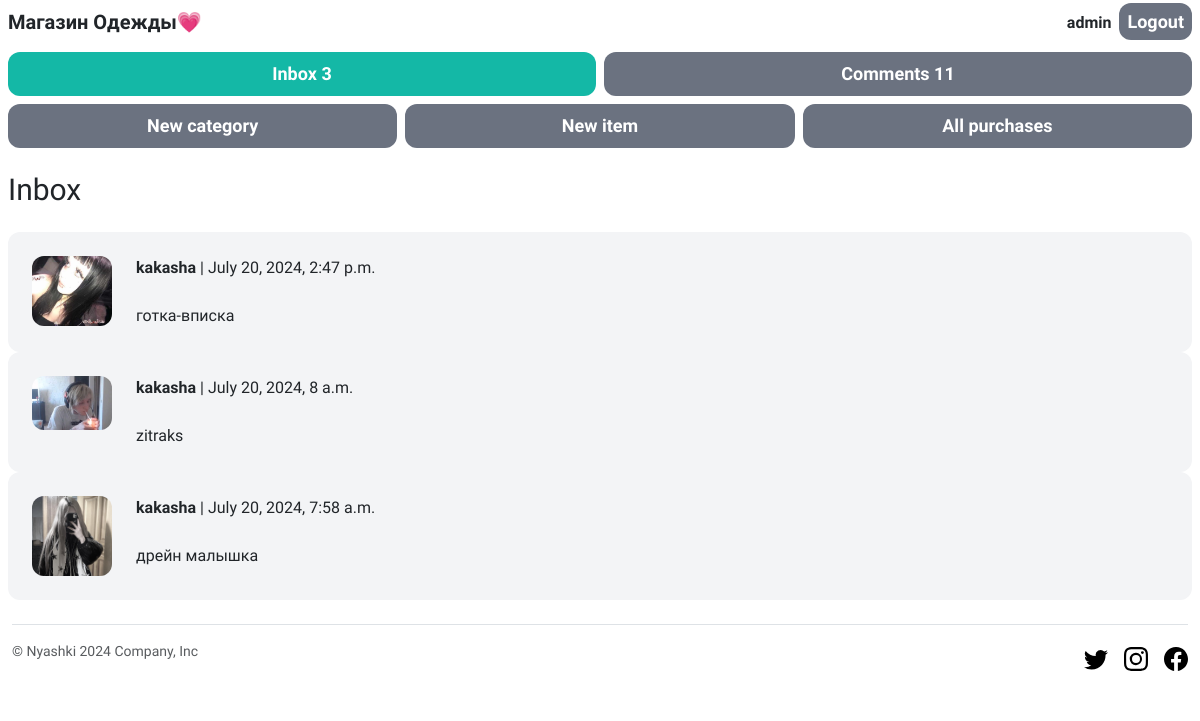
/inbox/ (signed in), run on an earlier commit of the app's database.
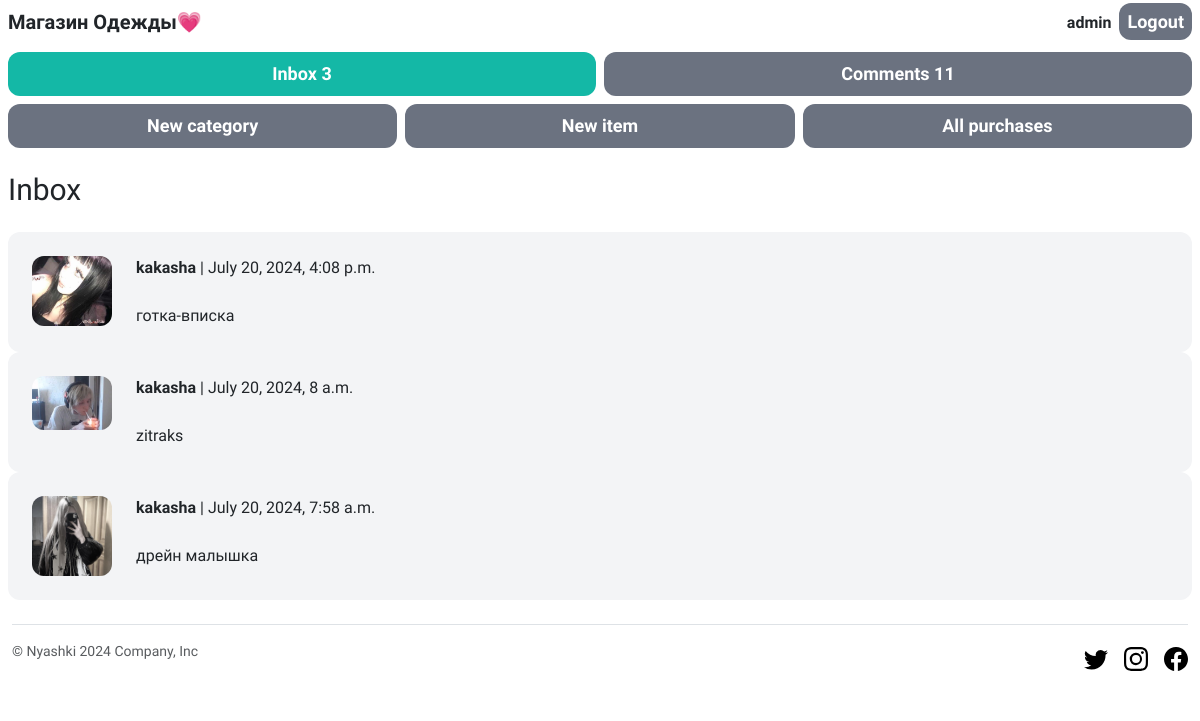
And on a later commit of the database.
### item/models.py (models this page shows, shortened)
class Comment(models.Model):
    user = models.ForeignKey(User, related_name='comments', on_delete=models.CASCADE)
    description = models.TextField()
    created_at = models.DateTimeField()
    class Meta:
        ordering = ('-created_at',)

class Item(models.Model):
    category = models.ForeignKey(Category, related_name='items', on_delete=models.CASCADE)
    name = models.CharField(max_length=255)
    description = models.TextField(blank=True, null=True)
    price = models.FloatField()
    image = models.ImageField(upload_to='item_images', blank=True, null=True)
    is_sold = models.BooleanField(default=False)
    created_at = models.DateTimeField(auto_now_add=True)
    users = models.ManyToManyField(User, related_name='items', blank=True)
    gender = models.CharField(max_length=1, choices=gender_choice)
    comments = models.ManyToManyField(Comment)

### conversation/models.py (models this page shows)
class Conversation(models.Model):
    item = models.ForeignKey(Item, related_name='conversations', on_delete=models.CASCADE)
    members = models.ManyToManyField(User, related_name='conversations')
    created_at = models.DateTimeField(auto_now_add=True)
    modified_at = models.DateTimeField(auto_now=True)
    class Meta:
        ordering = ('-modified_at',)

### conversation/views.py (the view)
# urls.py: path('', views.inbox, name='inbox'),
@login_required
def inbox(request):
    conversations = Conversation.objects.filter(members__in=[request.user.id])
    return render(request, 'conversation/inbox.html', {
        'conversations': conversations
    })

### conversation/templates/conversation/inbox.html (shortened to what this page needs)
{% extends 'core/base.html' %}
{% block content %}
<h1 class="mb-6 text-3xl mt-4">Inbox</h1>
<div class="space-y-6">
    {% for conversation in conversations %}
        <a href="{% url 'conversation:detail' conversation.id %}">
            <div class="p-6 flex bg-gray-100 rounded-xl">
                <div class="pr-6">
                    <img src="{{ conversation.item.image.url }}" class="w-20 rounded-xl">
                </div>
                <div>
                    {% for member in conversation.members.all %}
                        {% if member != request.user %}
                            <p class="mb-4"><strong>{{ member.username }}</strong> | {{ conversation.modified_at }}</p>
                            <p>{{ conversation.item.name }}</p>
                        {% endif %}
                    {% endfor %}
                </div>
            </div>
        </a>
    {% endfor %}
</div>
{% endblock %}

### core/templates/core/base.html (shortened to what this page needs)
<!doctype html>
<html>
    <head>
        <script src="https://cdn.tailwindcss.com"></script>
        <link href="https://cdn.jsdelivr.net/npm/bootstrap@5.3.3/dist/css/bootstrap.min.css" rel="stylesheet">
    </head>
    <body>
        <body>
        <nav class="py-2 px-2 flex justify-between items-center">
            <a href="/" class="text-xl font-semibold">Магазин Одежды💗</a>
            <div class="space-x-1">
              {% if request.user.is_authenticated %}
              <strong>{{request.user.username}}</strong>
              <a href="{% url 'core:logout' %}" class="px-2 py-2 text-lg font-semibold bg-gray-500 text-white rounded-xl hover:bg-gray-700">Logout</a>
              {% endif %}
            </div>
          </nav>
          {% if request.user.is_authenticated %}
          <div class="grid grid-cols-2 gap-2 mt-2 px-2">
            <a href="{% url 'conversation:inbox' %}" class="text-center px-2 py-2 text-lg font-semibold bg-teal-500 text-white rounded-xl hover:bg-teal-700">Inbox {{ request.user.conversations.all | length }}</a>
              <a href="{% url 'item:all_comments' %}" class="text-center px-2 py-2 text-lg font-semibold bg-gray-500 text-white rounded-xl hover:bg-gray-700">Comments {{ request.user.comments.all | length }}</a>
          </div>
          {% endif %}
          {% if request.user.is_superuser %}
          <div class="grid grid-cols-3 gap-2 mt-2 px-2">
            <a href="{% url 'item:new_category' %}" class="px-2 py-2 text-lg font-semibold bg-gray-500 text-white text-center rounded-xl hover:bg-gray-700">New category</a>
            <a href="{% url 'item:new_item' %}" class="px-2 py-2 text-lg font-semibold bg-gray-500 text-white text-center rounded-xl hover:bg-gray-700">New item</a>
            <a href="{% url 'item:all_purchases' %}" class="px-2 py-2 text-lg font-semibold bg-gray-500 text-white text-center rounded-xl hover:bg-gray-700">All purchases</a>
          </div>
          {%endif%}
        <div class="px-2">
            {% block content %}
            {% endblock %}
        </div>
        <div class="container-fluid">
            <footer class="d-flex flex-wrap justify-content-between align-items-center py-3 my-4 border-top">
              <div class="d-flex align-items-center">
                <span class="mb-3 text-body-secondary text-sm">&copy; Nyashki 2024 Company, Inc</span>
              </div>
              <ul class="nav col-md-4 justify-content-end list-unstyled d-flex">
                <li class="ms-3"><a class="text-body-secondary" href="#"><svg class="bi" width="24" height="24"><use xlink:href="#twitter"/></svg></a></li>
                <li class="ms-3"><a class="text-body-secondary" href="#"><svg class="bi" width="24" height="24"><use xlink:href="#instagram"/></svg></a></li>
                <li class="ms-3"><a class="text-body-secondary" href="#"><svg class="bi" width="24" height="24"><use xlink:href="#facebook"/></svg></a></li>
              </ul>
            </footer>
        </div>
    </body>
</html>

### core/templates/core/base.html (style rules this page uses)
body { font-family: Comfortaa; }

What changed in the data, as far as the page shows it:
changed Conversation "готка-вписка": modified_at "July 20, 2024, 2:47 p.m." → "July 20, 2024, 4:08 p.m."
